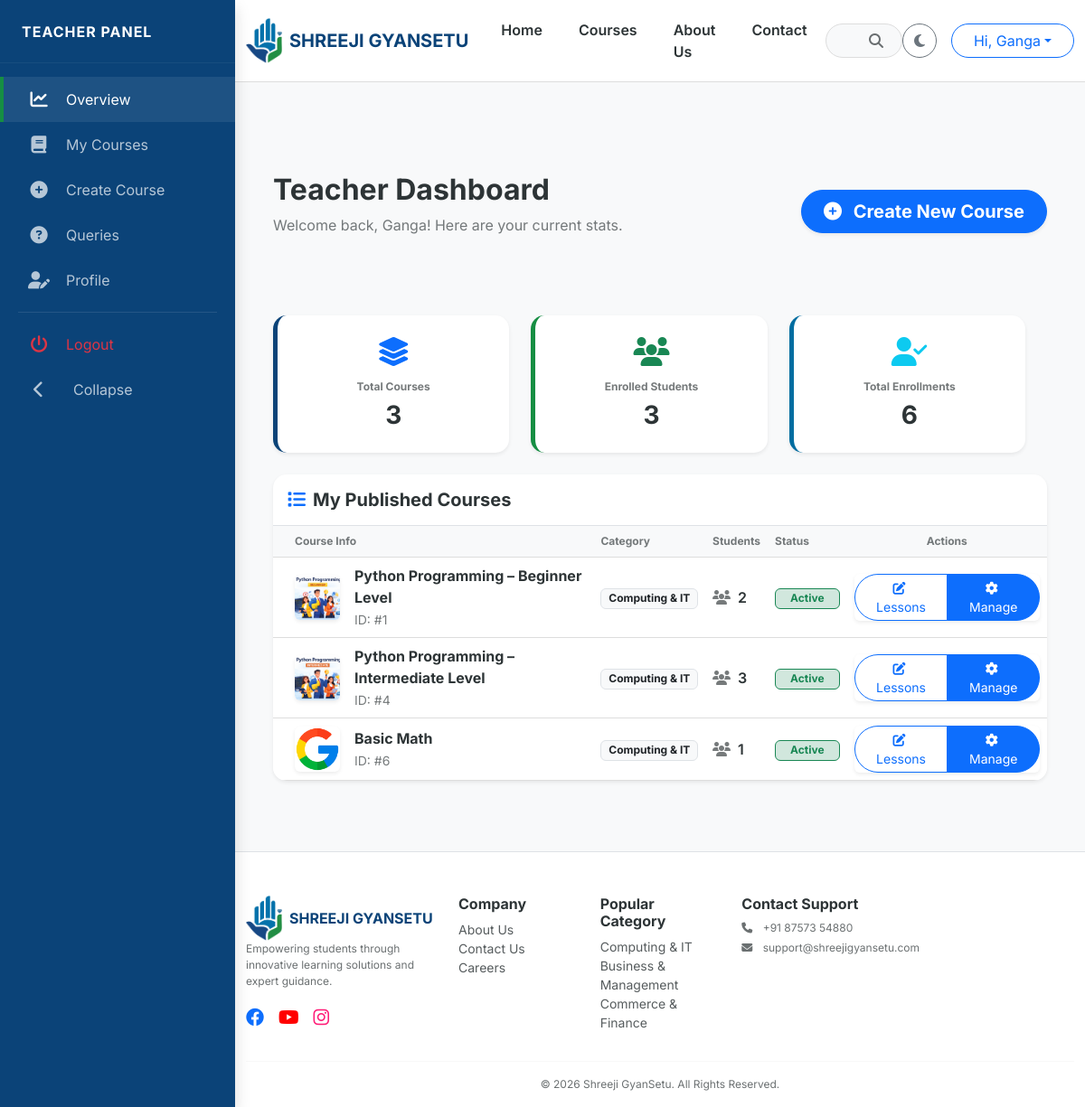
Page /dashboard/teacher/ (signed in) on the committed database.
### users/models.py (models this page shows, shortened)
class User(AbstractUser):
    class Role(models.TextChoices):
        ADMIN = "ADMIN", "Admin"
        TEACHER = "TEACHER", "Teacher"
        STUDENT = "STUDENT", "Student"
    role = models.CharField(max_length=10, choices=Role.choices, default=Role.STUDENT)
    phone_number = models.CharField(max_length=15, blank=True, null=True)
    profile_picture = models.ImageField(upload_to='profiles/', blank=True, null=True)

### courses/models.py (models this page shows, shortened)
class Course(models.Model):
    LEVEL_CHOICES = [('Beginner', 'Beginner'), ('Intermediate', 'Intermediate'), ('Advanced', 'Advanced')]
    master_category = models.ForeignKey(MasterCategory, on_delete=models.CASCADE, related_name='courses')
    title = models.CharField(max_length=200)
    slug = models.SlugField(unique=True, blank=True)
    thumbnail = models.ImageField(upload_to='course_thumbnails/')
    description = models.TextField()
    is_active = models.BooleanField(default=True)
    price = models.DecimalField(max_digits=10, decimal_places=2)
    discount_price = models.DecimalField(max_digits=10, decimal_places=2, null=True, blank=True)
    level = models.CharField(max_length=20, choices=LEVEL_CHOICES, default='Beginner')
    is_live = models.BooleanField(default=False)
    enrollment_count = models.PositiveIntegerField(default=0)
    created_at = models.DateTimeField(auto_now_add=True)
    teacher = models.ForeignKey(
        settings.AUTH_USER_MODEL,
        on_delete=models.SET_NULL,
        null=True,
        blank=True,
        limit_choices_to=Q(profile__user_type= 'Teacher') | Q(profile__user_type= 'Admin'),
        related_name='taught_courses',
    )
    students = models.ManyToManyField(
        settings.AUTH_USER_MODEL,
        related_name='enrolled_courses',
        blank=True,
        limit_choices_to=Q(profile__user_type= 'Student')
    )
    @property
    def enrollment_count(self):
        return self.students.count()
    class Meta:
        verbose_name_plural = "2. Courses"

class MasterCategory(models.Model):
    title = models.CharField(max_length=100)
    slug = models.SlugField(unique=True, blank=True)
    icon_class = models.CharField(max_length=50, default="fa-book")
    order = models.PositiveIntegerField(default=0)
    class Meta:
        verbose_name_plural = "1. Master Categories"
        ordering = ['order']

### courses/views.py (the view)
# urls.py: path('dashboard/teacher/', teacher_dashboard, name='teacher_dashboard'),
@login_required
def teacher_dashboard(request):
    profile = request.user.profile
    if profile.user_type != 'Teacher':
        return HttpResponseForbidden("Access Denied: Teachers Only")
    if not profile.is_approved:
        messages.warning(request, "Your account is pending admin approval. You cannot access the dashboard yet.")
        return redirect('home')
    my_courses = Course.objects.filter(teacher=request.user).annotate(num_students=Count('students'))
    unique_students_count = User.objects.filter(enrolled_courses__teacher=request.user).distinct().count()
    total_enrollments = sum(course.enrollment_count for course in my_courses)
    return render(request, 'courses/teacher_dashboard.html', {
        'my_course': my_courses,
        'total_courses': my_courses.count(),
        'unique_students': unique_students_count,
        'total_enrollments': total_enrollments,
    })

### templates/courses/teacher_dashboard.html (shortened to what this page needs)
{% extends 'base_sidebar.html' %}
{% block dashboard_content %}
  <div class="container-fluid">
    <div class="row">
      <div class="col-12 mb-4 d-flex justify-content-between align-items-center">
        <div>
          <h2 class="fw-bold" style="color: var(--text-dark);">Teacher Dashboard</h2>
          <p class="text-muted">Welcome back, {{ request.user.first_name }}! Here are your current stats.</p>
        </div>
        <a href="{% url 'upload_course' %}" class="btn btn-primary btn-lg shadow-sm fw-bold rounded-pill px-4"><i class="fas fa-plus-circle me-2"></i> Create New Course</a>
      </div>
      <div class="row g-4 mb-4">
        <div class="col-md-4">
          <div class="card border-0 shadow-sm p-4 text-center h-100" style="background: var(--card-bg); border-radius: 15px; border-left: 5px solid var(--primary-blue) !important;">
            <i class="fas fa-layer-group fa-2x text-primary mb-3"></i>
            <h6 class="text-muted small fw-bold">Total Courses</h6>
            <h3 class="fw-bold mb-0" style="color: var(--text-dark);">{{ total_courses }}</h3>
          </div>
        </div>
        <div class="col-md-4">
          <div class="card border-0 shadow-sm p-4 text-center h-100" style="background: var(--card-bg); border-radius: 15px; border-left: 5px solid var(--primary-green) !important;">
            <i class="fas fa-users fa-2x text-success mb-3"></i>
            <h6 class="text-muted small fw-bold">Enrolled Students</h6>
            <h3 class="fw-bold mb-0" style="color: var(--text-dark);">{{ unique_students }}</h3>
          </div>
        </div>
        <div class="col-md-4">
          <div class="card border-0 shadow-sm p-4 text-center h-100" style="background: var(--card-bg); border-radius: 15px; border-left: 5px solid var(--primary-cyan) !important;">
            <i class="fas fa-user-check fa-2x text-info mb-3"></i>
            <h6 class="text-muted small fw-bold">Total Enrollments</h6>
            <h3 class="fw-bold mb-0" style="color: var(--text-dark);">{{ total_enrollments }}</h3>
          </div>
        </div>
      </div>
      <div class="col-12" id="my-courses-section">
        <div class="card border-0 shadow-sm" style="background: var(--card-bg); border-radius: 15px; overflow: hidden;">
          <div class="card-header bg-transparent border-bottom py-3">
            <h5 class="fw-bold mb-0" style="color: var(--text-dark);"><i class="fas fa-list me-2 text-primary"></i>My Published Courses</h5>
          </div>
          <div class="table-responsive">
            <table class="table table-hover align-middle mb-0">
              <thead class="bg-light">
                <tr class="text-muted small">
                  <th class="ps-4">Course Info</th>
                  <th>Category</th>
                  <th>Students</th>
                  <th>Status</th>
                  <th class="text-center">Actions</th>
                </tr>
              </thead>
              <tbody>
                {% for course in my_course %}
                  <tr>
                    <td class="ps-4">
                      <div class="d-flex align-items-center">
                        <img src="{{ course.thumbnail.url }}" width="50" height="50" class="rounded me-3 shadow-sm" style="object-fit: cover;" />
                        <div>
                          <span class="fw-bold d-block" style="color: var(--text-dark);">{{ course.title }}</span>
                          <small class="text-muted">ID: #{{ course.id }}</small>
                        </div>
                      </div>
                    </td>
                    <td>
                      <span class="badge bg-light text-dark border">{{ course.master_category.title }}</span>
                    </td>
                    <td>
                      <div class="d-flex align-items-center">
                        <i class="fas fa-users me-2 text-muted"></i>
                        <span class="fw-semibold">{{ course.enrollment_count }}</span>
                      </div>
                    </td>
                    <td>
                      {% if course.is_active %}
                        <span class="badge bg-success-subtle text-success border border-success px-3">Active</span>
                      {% else %}
                        <span class="badge bg-warning-subtle text-warning border border-warning px-3">Draft</span>
                      {% endif %}
                    </td>
                    <td class="text-center">
                      <div class="btn-group shadow-sm">
                        <a href="{% url 'manage_curriculum' course.slug %}" class="btn btn-sm btn-outline-primary px-3 rounded-start-pill"><i class="fas fa-edit me-1"></i> Lessons</a>
                        <a href="{% url 'course_detail_edit' course.slug %}" class="btn btn-sm btn-primary px-3 rounded-end-pill"><i class="fas fa-cog me-1"></i> Manage</a>
                      </div>
                    </td>
                  </tr>
                {% endfor %}
              </tbody>
            </table>
          </div>
        </div>
      </div>
    </div>
  </div>
{% endblock %}

### templates/base.html (shortened to what this page needs)
<!DOCTYPE html>
<html lang="en" data-theme="light">
  <head>
    {% load static %}
    <link href="https://cdn.jsdelivr.net/npm/bootstrap@5.3.0/dist/css/bootstrap.min.css" rel="stylesheet" />
    <link rel="stylesheet" href="https://cdnjs.cloudflare.com/ajax/libs/font-awesome/6.4.0/css/all.min.css" />
    <link rel="stylesheet" href="{% static 'css/style.css' %}" />
  </head>
  <body>
    <nav class="navbar navbar-expand-lg sticky-top">
      <div class="container">
        <a class="navbar-brand d-flex align-items-center" href="/">
          <img src="{% static 'images/logo.png' %}" alt="Logo" height="50" class="me-2" />
          <span class="fw-bold">SHREEJI GYANSETU</span>
        </a>
        <div class="collapse navbar-collapse" id="mainNavbar">
          <ul class="navbar-nav mb-2 mb-lg-0 fw-semibold">
            <li class="nav-item">
              <a class="nav-link" href="/">Home</a>
            </li>
            <li class="nav-item">
              <a class="nav-link" href="{% url 'all_courses' %}">Courses</a>
            </li>
            <li class="nav-item">
              <a class="nav-link" href="{% url 'about_us' %}">About Us</a>
            </li>
            <li class="nav-item">
              <a class="nav-link" href="{% url 'contact_us' %}">Contact</a>
            </li>
          </ul>
          <form class="mx-auto d-none d-lg-flex position-relative" style="width: 25%;" action="{% url 'search' %}" method="GET">
            <input name="q" class="form-control rounded-pill ps-4 pe-5" type="search" placeholder="What do you want to learn?" value="{{ request.GET.q }}" style="background: var(--bg-light); color: var(--text-dark); border-color: var(--border-color);" />
            <button class="btn position-absolute end-0 top-50 translate-middle-y me-2" type="submit"><i class="fas fa-search"></i></button>
          </form>
          <div class="d-flex align-items-center gap-3">
            <button id="theme-toggle" class="btn btn-outline-secondary rounded-circle" onclick="toggleTheme()" title="Toggle Theme"><i class="fas fa-moon"></i></button>
            {% if user.is_authenticated %}
              <div class="dropdown">
                <button class="btn btn-outline-primary dropdown-toggle rounded-pill px-4" type="button" data-bs-toggle="dropdown">Hi, {{ user.first_name|default:user.username }}</button>
              </div>
            {% else %}
              <a href="{% url 'login' %}" class="btn btn-dark rounded-pill px-4">Login</a>
            {% endif %}
          </div>
        </div>
      </div>
    </nav>
    {% block content %}
    {% endblock %}
    <footer class="border-top pt-5 pb-3 mt-5" style="background-color: var(--card-bg);">
      <div class="container">
        <div class="row g-4">
          <div class="col-lg-3">
            <a class="navbar-brand d-flex align-items-center" href="/">
              <img src="{% static 'images/logo.png' %}" alt="Logo" height="50" class="me-2" />
              <span class="fw-bold">SHREEJI GYANSETU</span>
            </a>
            <p class="text-muted small">Empowering students through innovative learning solutions and expert guidance.</p>
            <div class="d-flex gap-3 fs-5 text-primary">
              <a href="https://www.facebook.com/shreejiFintech"><i class="fab fa-facebook"></i></a>
              <a href="https://www.youtube.com/@ShreejiFintech"><i class="fab fa-youtube" style="color: red"></i></a>
              <a href="https://www.instagram.com/shreejifintech/"><i class="fab fa-instagram" style="color: #ff1c77;"></i></a>
            </div>
          </div>
          <div class="col-6 col-md-3 col-lg-2">
            <h6 class="fw-bold">Company</h6>
            <ul class="list-unstyled small">
              <li>
                <a href="{% url 'about_us' %}" class="text-muted text-decoration-none">About Us</a>
              </li>
              <li>
                <a href="{% url 'contact_us' %}" class="text-muted text-decoration-none">Contact Us</a>
              </li>
              <li>
                <a href="#" class="text-muted text-decoration-none">Careers</a>
              </li>
            </ul>
          </div>
          <div class="col-6 col-md-3 col-lg-2">
            <h6 class="fw-bold">Popular Category</h6>
            <ul class="list-unstyled small">
              {% for cat in all_categories %}
                <li>
                  <a href="{% url 'category_detail' cat.slug %}" class="text-muted text-decoration-none">{{ cat.title }}</a>
                </li>
              {% endfor %}
            </ul>
          </div>
          <div class="col-lg-3">
            <h6 class="fw-bold">Contact Support</h6>
            <p class="small text-muted mb-1">
              <i class="fas fa-phone me-2"></i> +91 87573 54880
            </p>
            <p class="small text-muted">
              <i class="fas fa-envelope me-2"></i> support@shreejigyansetu.com
            </p>
          </div>
        </div>
        <hr />
        <div class="text-center text-muted small">&copy; 2026 Shreeji GyanSetu. All Rights Reserved.</div>
      </div>
    </footer>
  </body>
</html>

### rows in the picture
User: first_name "Ganga", user.first_name "Ganga"
Course: thumbnail (picture), title "Python Programming – Beginner Level", id "1", master_category "Computing & IT", enrollment_count "2", is_active "Active"
Course: thumbnail (picture), title "Python Programming – Intermediate Level", id "4", master_category "Computing & IT", enrollment_count "3", is_active "Active"
Course: thumbnail (picture), title "Basic Math", id "6", master_category "Computing & IT", enrollment_count "1", is_active "Active"
MasterCategory: title "Computing & IT"
MasterCategory: title "Business & Management"
MasterCategory: title "Commerce & Finance"

### other values in the picture
{{ total_courses }} "3"
{{ unique_students }} "3"
{{ total_enrollments }} "6"
